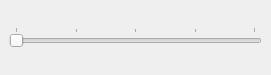
<?xml version="1.0" encoding="UTF-8"?>
<ui version="4.0">
 <class>DockWidget</class>
 <widget class="QDockWidget" name="DockWidget">
  <property name="geometry">
   <rect>
    <x>0</x>
    <y>0</y>
    <width>271</width>
    <height>75</height>
   </rect>
  </property>
  <property name="minimumSize">
   <size>
    <width>100</width>
    <height>75</height>
   </size>
  </property>
  <property name="maximumSize">
   <size>
    <width>524287</width>
    <height>75</height>
   </size>
  </property>
  <property name="windowTitle">
   <string>Transparència</string>
  </property>
  <widget class="QWidget" name="dockWidgetContents">
   <layout class="QGridLayout" name="gridLayout">
    <item row="0" column="0">
     <widget class="QSlider" name="horizontalSlider">
      <property name="minimum">
       <number>0</number>
      </property>
      <property name="maximum">
       <number>100</number>
      </property>
      <property name="orientation">
       <enum>Qt::Horizontal</enum>
      </property>
      <property name="tickPosition">
       <enum>QSlider::TicksAbove</enum>
      </property>
      <property name="tickInterval">
       <number>25</number>
      </property>
     </widget>
    </item>
   </layout>
  </widget>
 </widget>
 <resources/>
 <connections>
  <connection>
   <sender>horizontalSlider</sender>
   <signal>valueChanged(int)</signal>
   <receiver>DockWidget</receiver>
   <slot>on_value_changed()</slot>
   <hints>
    <hint type="sourcelabel">
     <x>135</x>
     <y>50</y>
    </hint>
    <hint type="destinationlabel">
     <x>135</x>
     <y>37</y>
    </hint>
   </hints>
  </connection>
 </connections>
</ui>
